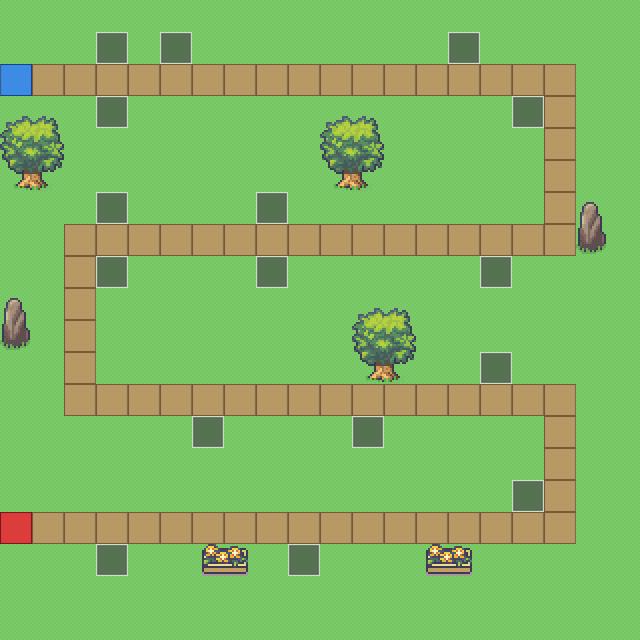

This is a level from a 2D game, rendered from its Tiled map with the project's own tilesets. A one-line summary and the complete map file follow:
An orthogonal 20x20 tile map with 32x32 px tiles, 3 tile layers (Ground, Env, Logic), 3 tilesets.

<map version="1.10" tiledversion="1.12.2" orientation="orthogonal" renderorder="right-down" width="20" height="20" tilewidth="32" tileheight="32" infinite="0" nextlayerid="5" nextobjectid="1">
 <tileset firstgid="1" source="../tilesets/tiles.tsx" />
 <tileset firstgid="6" name="Test" tilewidth="32" tileheight="32" tilecount="855" columns="19">
  <image source="../tilesets/Serene_Village_32x32.png" width="608" height="1440" />
 </tileset>
 <tileset firstgid="861" name="tiles2" tilewidth="32" tileheight="32" tilecount="5" columns="5">
  <properties>
   <property name="kind" value="build" />
  </properties>
  <image source="../tilesets/tiles.png" width="160" height="32" />
  <tile id="1">
   <properties>
    <property name="kind" value="path" />
   </properties>
  </tile>
  <tile id="2">
   <properties>
    <property name="kind" value="build" />
   </properties>
  </tile>
  <tile id="3">
   <properties>
    <property name="kind" value="start" />
   </properties>
  </tile>
  <tile id="4">
   <properties>
    <property name="kind" value="end" />
   </properties>
  </tile>
 </tileset>
 <layer id="1" name="Ground" width="20" height="20">
  <data encoding="csv">
9,9,9,9,9,9,9,9,9,9,9,9,9,9,9,9,9,9,9,9,
9,9,9,9,9,9,9,9,9,9,9,9,9,9,9,9,9,9,9,9,
33,33,33,33,33,33,33,33,33,33,33,33,33,33,33,33,33,33,9,9,
9,9,9,9,9,9,9,9,9,9,9,9,9,9,9,9,9,33,9,9,
9,9,9,9,9,9,9,9,9,9,9,9,9,9,9,9,9,33,9,9,
9,9,9,9,9,9,9,9,9,9,9,9,9,9,9,9,9,33,9,9,
9,9,9,9,9,9,9,9,9,9,9,9,9,9,9,9,9,33,9,9,
9,9,33,33,33,33,33,33,33,33,33,33,33,33,33,33,33,33,9,9,
9,9,33,9,9,9,9,9,9,9,9,9,9,9,9,9,9,9,9,9,
9,9,33,9,9,9,9,9,9,9,9,9,9,9,9,9,9,9,9,9,
9,9,33,9,9,9,9,9,9,9,9,9,9,9,9,9,9,9,9,9,
9,9,33,9,9,9,9,9,9,9,9,9,9,9,9,9,9,9,9,9,
9,9,33,33,33,33,33,33,33,33,33,33,33,33,33,33,33,33,9,9,
9,9,9,9,9,9,9,9,9,9,9,9,9,9,9,9,9,33,9,9,
9,9,9,9,9,9,9,9,9,9,9,9,9,9,9,9,9,33,9,9,
9,9,9,9,9,9,9,9,9,9,9,9,9,9,9,9,9,33,9,9,
33,33,33,33,33,33,33,33,33,33,33,33,33,33,33,33,33,33,9,9,
9,9,9,9,9,9,9,9,9,9,9,9,9,9,9,9,9,9,9,9,
9,9,9,9,9,9,9,9,9,9,9,9,9,9,9,9,9,9,9,9,
9,9,9,9,9,9,9,9,9,9,9,9,9,9,9,9,9,9,9,9
</data>
 </layer>
 <layer id="4" name="Env" width="20" height="20">
  <data encoding="csv">
0,0,0,0,0,0,0,0,0,0,0,0,0,0,0,0,0,0,0,0,
0,0,0,0,0,0,0,0,0,0,0,0,0,0,0,0,0,0,0,0,
0,0,0,0,0,0,0,0,0,0,0,0,0,0,0,0,0,0,0,0,
243,244,0,0,0,0,0,0,0,0,243,244,0,0,0,0,0,0,0,0,
262,263,0,0,0,0,0,0,0,0,262,263,0,0,0,0,0,0,0,0,
281,282,0,0,0,0,0,0,0,0,281,282,0,0,0,0,0,0,0,0,
0,0,0,0,0,0,0,0,0,0,0,0,0,0,0,0,0,0,275,0,
0,0,0,0,0,0,0,0,0,0,0,0,0,0,0,0,0,0,294,0,
0,0,0,0,0,0,0,0,0,0,0,0,0,0,0,0,0,0,0,0,
275,0,0,0,0,0,0,0,0,0,0,243,244,0,0,0,0,0,0,0,
294,0,0,0,0,0,0,0,0,0,0,262,263,0,0,0,0,0,0,0,
0,0,0,0,0,0,0,0,0,0,0,281,282,0,0,0,0,0,0,0,
0,0,0,0,0,0,0,0,0,0,0,0,0,0,0,0,0,0,0,0,
0,0,0,0,0,0,0,0,0,0,0,0,0,0,0,0,0,0,0,0,
0,0,0,0,0,0,0,0,0,0,0,0,0,0,0,0,0,0,0,0,
0,0,0,0,0,0,0,0,0,0,0,0,0,0,0,0,0,0,0,0,
0,0,0,0,0,0,0,0,0,0,0,0,0,0,0,0,0,0,0,0,
0,0,0,0,0,0,373,374,0,0,0,0,0,373,374,0,0,0,0,0,
0,0,0,0,0,0,0,0,0,0,0,0,0,0,0,0,0,0,0,0,
0,0,0,0,0,0,0,0,0,0,0,0,0,0,0,0,0,0,0,0
</data>
 </layer>
 <layer id="3" name="Logic" width="20" height="20">
  <data encoding="csv">
0,0,0,0,0,0,0,0,0,0,0,0,0,0,0,0,0,0,0,0,
0,0,0,863,0,863,0,0,0,0,0,0,0,0,863,0,0,0,0,0,
864,862,862,862,862,862,862,862,862,862,862,862,862,862,862,862,862,862,0,0,
0,0,0,863,0,0,0,0,0,0,0,0,0,0,0,0,863,862,0,0,
0,0,0,0,0,0,0,0,0,0,0,0,0,0,0,0,0,862,0,0,
0,0,0,0,0,0,0,0,0,0,0,0,0,0,0,0,0,862,0,0,
0,0,0,863,0,0,0,0,863,0,0,0,0,0,0,0,0,862,0,0,
0,0,862,862,862,862,862,862,862,862,862,862,862,862,862,862,862,862,0,0,
0,0,862,863,0,0,0,0,863,0,0,0,0,0,0,863,0,0,0,0,
0,0,862,0,0,0,0,0,0,0,0,0,0,0,0,0,0,0,0,0,
0,0,862,0,0,0,0,0,0,0,0,0,0,0,0,0,0,0,0,0,
0,0,862,0,0,0,0,0,0,0,0,0,0,0,0,863,0,0,0,0,
0,0,862,862,862,862,862,862,862,862,862,862,862,862,862,862,862,862,0,0,
0,0,0,0,0,0,863,0,0,0,0,863,0,0,0,0,0,862,0,0,
0,0,0,0,0,0,0,0,0,0,0,0,0,0,0,0,0,862,0,0,
0,0,0,0,0,0,0,0,0,0,0,0,0,0,0,0,863,862,0,0,
865,862,862,862,862,862,862,862,862,862,862,862,862,862,862,862,862,862,0,0,
0,0,0,863,0,0,0,0,0,863,0,0,0,0,0,0,0,0,0,0,
0,0,0,0,0,0,0,0,0,0,0,0,0,0,0,0,0,0,0,0,
0,0,0,0,0,0,0,0,0,0,0,0,0,0,0,0,0,0,0,0
</data>
 </layer>
</map>
